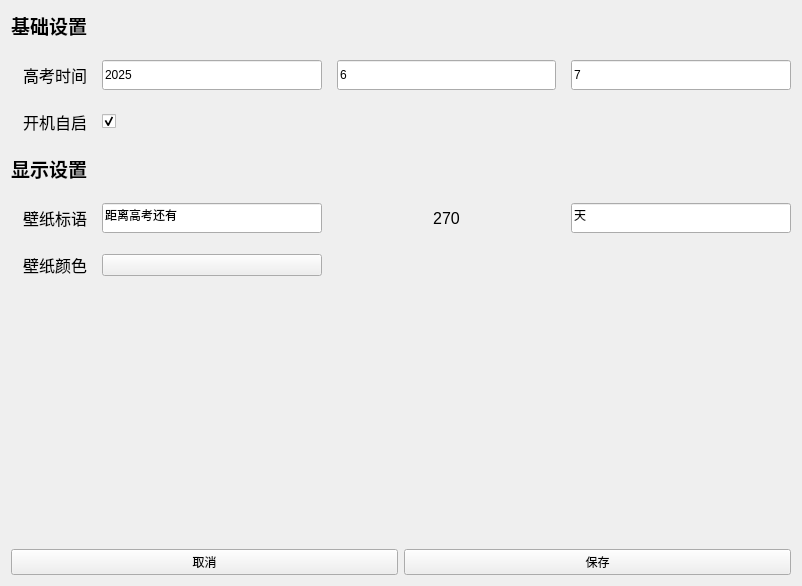
<?xml version="1.0" encoding="UTF-8"?>
<ui version="4.0">
 <class>Widget</class>
 <widget class="QWidget" name="Widget">
  <property name="geometry">
   <rect>
    <x>0</x>
    <y>0</y>
    <width>802</width>
    <height>586</height>
   </rect>
  </property>
  <property name="windowTitle">
   <string>Widget</string>
  </property>
  <property name="styleSheet">
   <string notr="true"/>
  </property>
  <layout class="QGridLayout" name="gridLayout">
   <item row="0" column="0">
    <layout class="QVBoxLayout" name="verticalLayout">
     <item>
      <layout class="QGridLayout" name="gridLayout_2" rowstretch="0,0,0,0,0,0">
       <property name="horizontalSpacing">
        <number>15</number>
       </property>
       <property name="verticalSpacing">
        <number>20</number>
       </property>
       <item row="1" column="3">
        <widget class="ElaLineEdit" name="lineEdit_2">
         <property name="minimumSize">
          <size>
           <width>0</width>
           <height>30</height>
          </size>
         </property>
         <property name="text">
          <string>6</string>
         </property>
        </widget>
       </item>
       <item row="0" column="1">
        <widget class="ElaText" name="label_time">
         <property name="font">
          <font>
           <pointsize>14</pointsize>
           <bold>true</bold>
          </font>
         </property>
         <property name="text">
          <string>基础设置</string>
         </property>
        </widget>
       </item>
       <item row="2" column="2">
        <widget class="ElaCheckBox" name="checkBox">
         <property name="text">
          <string/>
         </property>
         <property name="checked">
          <bool>true</bool>
         </property>
        </widget>
       </item>
       <item row="1" column="1">
        <widget class="ElaText" name="label_time_year">
         <property name="font">
          <font>
           <pointsize>12</pointsize>
          </font>
         </property>
         <property name="text">
          <string>高考时间</string>
         </property>
         <property name="alignment">
          <set>Qt::AlignRight|Qt::AlignTrailing|Qt::AlignVCenter</set>
         </property>
        </widget>
       </item>
       <item row="4" column="2">
        <widget class="ElaLineEdit" name="lineEdit_4">
         <property name="minimumSize">
          <size>
           <width>0</width>
           <height>30</height>
          </size>
         </property>
         <property name="text">
          <string>距离高考还有</string>
         </property>
         <property name="clearButtonEnabled">
          <bool>false</bool>
         </property>
        </widget>
       </item>
       <item row="4" column="3">
        <widget class="ElaText" name="label_time_year_4">
         <property name="font">
          <font>
           <pointsize>12</pointsize>
          </font>
         </property>
         <property name="text">
          <string>270</string>
         </property>
         <property name="alignment">
          <set>Qt::AlignCenter</set>
         </property>
        </widget>
       </item>
       <item row="1" column="2">
        <widget class="ElaLineEdit" name="lineEdit">
         <property name="minimumSize">
          <size>
           <width>0</width>
           <height>30</height>
          </size>
         </property>
         <property name="text">
          <string>2025</string>
         </property>
         <property name="clearButtonEnabled">
          <bool>false</bool>
         </property>
        </widget>
       </item>
       <item row="4" column="1">
        <widget class="ElaText" name="label_time_year_3">
         <property name="font">
          <font>
           <pointsize>12</pointsize>
          </font>
         </property>
         <property name="text">
          <string>壁纸标语</string>
         </property>
         <property name="alignment">
          <set>Qt::AlignRight|Qt::AlignTrailing|Qt::AlignVCenter</set>
         </property>
        </widget>
       </item>
       <item row="3" column="1">
        <widget class="ElaText" name="label_time_2">
         <property name="font">
          <font>
           <pointsize>14</pointsize>
           <bold>true</bold>
          </font>
         </property>
         <property name="text">
          <string>显示设置</string>
         </property>
        </widget>
       </item>
       <item row="1" column="4">
        <widget class="ElaLineEdit" name="lineEdit_3">
         <property name="minimumSize">
          <size>
           <width>0</width>
           <height>30</height>
          </size>
         </property>
         <property name="text">
          <string>7</string>
         </property>
        </widget>
       </item>
       <item row="2" column="1">
        <widget class="ElaText" name="label_time_year_2">
         <property name="font">
          <font>
           <pointsize>12</pointsize>
          </font>
         </property>
         <property name="text">
          <string>开机自启</string>
         </property>
         <property name="alignment">
          <set>Qt::AlignRight|Qt::AlignTrailing|Qt::AlignVCenter</set>
         </property>
        </widget>
       </item>
       <item row="4" column="4">
        <widget class="ElaLineEdit" name="lineEdit_5">
         <property name="minimumSize">
          <size>
           <width>0</width>
           <height>30</height>
          </size>
         </property>
         <property name="text">
          <string>天</string>
         </property>
         <property name="clearButtonEnabled">
          <bool>false</bool>
         </property>
        </widget>
       </item>
       <item row="5" column="1">
        <widget class="ElaText" name="label_time_year_5">
         <property name="font">
          <font>
           <pointsize>12</pointsize>
          </font>
         </property>
         <property name="text">
          <string>壁纸颜色</string>
         </property>
         <property name="alignment">
          <set>Qt::AlignRight|Qt::AlignTrailing|Qt::AlignVCenter</set>
         </property>
        </widget>
       </item>
       <item row="5" column="2">
        <widget class="ElaPushButton" name="pushButton_color">
         <property name="text">
          <string/>
         </property>
        </widget>
       </item>
      </layout>
     </item>
     <item>
      <spacer name="verticalSpacer">
       <property name="orientation">
        <enum>Qt::Vertical</enum>
       </property>
       <property name="sizeHint" stdset="0">
        <size>
         <width>20</width>
         <height>40</height>
        </size>
       </property>
      </spacer>
     </item>
     <item>
      <layout class="QHBoxLayout" name="horizontalLayout">
       <item>
        <widget class="ElaPushButton" name="pushButton_2">
         <property name="text">
          <string>取消</string>
         </property>
        </widget>
       </item>
       <item>
        <widget class="ElaPushButton" name="pushButton">
         <property name="text">
          <string>保存</string>
         </property>
        </widget>
       </item>
      </layout>
     </item>
    </layout>
   </item>
  </layout>
 </widget>
 <customwidgets>
  <customwidget>
   <class>ElaLineEdit</class>
   <extends>QLineEdit</extends>
   <header location="global">elalineedit.h</header>
  </customwidget>
  <customwidget>
   <class>ElaText</class>
   <extends>QLabel</extends>
   <header location="global">elatext.h</header>
  </customwidget>
  <customwidget>
   <class>ElaPushButton</class>
   <extends>QPushButton</extends>
   <header location="global">elapushbutton.h</header>
  </customwidget>
  <customwidget>
   <class>ElaCheckBox</class>
   <extends>QCheckBox</extends>
   <header location="global">elacheckbox.h</header>
  </customwidget>
 </customwidgets>
 <resources/>
 <connections/>
</ui>
